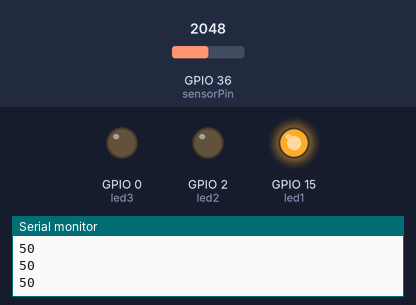
The sketch below on a simulated ESP32. Parts: output pins drawn as LEDs (lit = HIGH), the last lines printed to the serial monitor. The inputs (shaded band) are chosen by the test bench; at power-on: GPIO 36 (sensorPin) = 2048.

Above: at 1.2 s.
1.3 s: GPIO 36 (sensorPin) set to 2405
2.8 s: GPIO 36 (sensorPin) set to 2484
At 3.6 s:
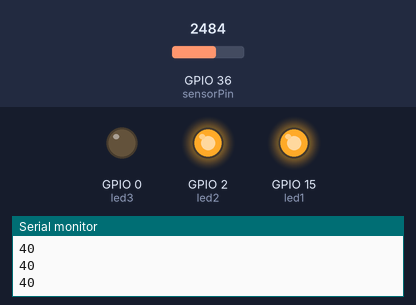
4.3 s: GPIO 36 (sensorPin) set to 3223
5.8 s: GPIO 36 (sensorPin) set to 3350
At 6.1 s:
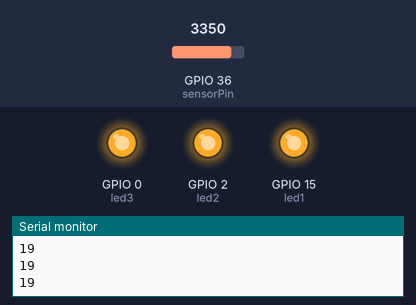
7.3 s: GPIO 36 (sensorPin) set to 1228
At 8.5 s:
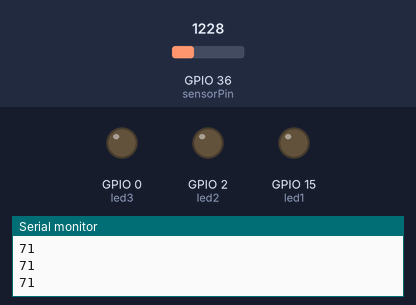
8.8 s: GPIO 36 (sensorPin) set to 1581
10.3 s: GPIO 36 (sensorPin) set to 1709
At 11.0 s:
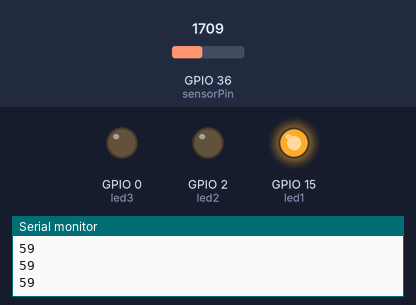
Timing chart, 0 to 12.8 s (numbered marks = the images above; inputs shaded):
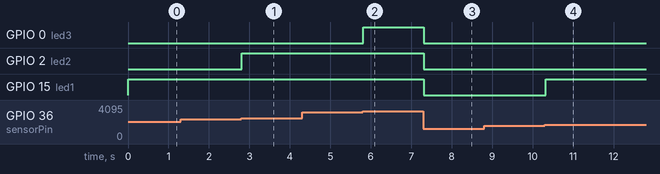

Measured:
- the behaviour switches between 2456 and 2457 on GPIO 36 (sensorPin) (found by bisection; images 0 and 1)
- the behaviour switches between 3275 and 3276 on GPIO 36 (sensorPin) (found by bisection; images 1 and 2)
- the behaviour switches between 1637 and 1638 on GPIO 36 (sensorPin) (found by bisection; images 3 and 4)
- after the input at 2.8 s, GPIO 2 (led2): LOW → HIGH at once
- after the input at 5.8 s, GPIO 0 (led3): LOW → HIGH at once
- after the input at 7.3 s, GPIO 0 (led3), GPIO 2 (led2), GPIO 15 (led1): HIGH → LOW at once
- after the input at 10.3 s, GPIO 15 (led1): LOW → HIGH at once

The sketch:

05_night_3_led.ino
```cpp
const int sensorPin = 36;   // 光敏電阻輸入
const int led1 = 15;        // 第一顆燈
const int led2 = 2;         // 第二顆燈
const int led3 = 0;         // 第三顆燈

void setup() {
  Serial.begin(115200);
  pinMode(led1, OUTPUT);
  pinMode(led2, OUTPUT);
  pinMode(led3, OUTPUT);
}

void loop() {
  int rawValue = analogRead(sensorPin);  // 0 ~ 4095
  int mappedValue = 100 - (rawValue * 100 / 4095); // 映射到 100 ~ 0

  Serial.println(mappedValue);

  // 預設全部熄滅
  digitalWrite(led1, LOW);
  digitalWrite(led2, LOW);
  digitalWrite(led3, LOW);

  // 判斷亮燈數量
  if (mappedValue <= 60) {
    digitalWrite(led1, HIGH);
  }
  if (mappedValue <= 40) {
    digitalWrite(led2, HIGH);
  }
  if (mappedValue <= 20) {
    digitalWrite(led3, HIGH);
  }

  delay(100); // 每 100ms 更新一次
}
```
